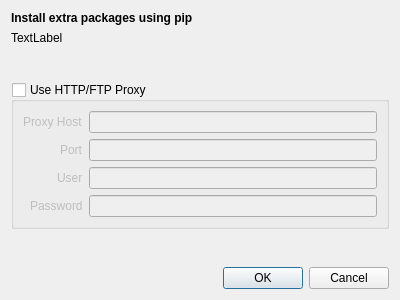
<?xml version="1.0" encoding="UTF-8"?>
<ui version="4.0">
 <class>Dialog</class>
 <widget class="QDialog" name="Dialog">
  <property name="geometry">
   <rect>
    <x>0</x>
    <y>0</y>
    <width>400</width>
    <height>300</height>
   </rect>
  </property>
  <property name="windowTitle">
   <string>INCA Installation</string>
  </property>
  <layout class="QVBoxLayout" name="verticalLayout">
   <item>
    <widget class="QLabel" name="title">
     <property name="font">
      <font>
       <weight>75</weight>
       <bold>true</bold>
      </font>
     </property>
     <property name="text">
      <string>Install extra packages using pip</string>
     </property>
    </widget>
   </item>
   <item>
    <widget class="QLabel" name="message">
     <property name="text">
      <string>TextLabel</string>
     </property>
    </widget>
   </item>
   <item>
    <spacer name="verticalSpacer_2">
     <property name="orientation">
      <enum>Qt::Vertical</enum>
     </property>
     <property name="sizeHint" stdset="0">
      <size>
       <width>20</width>
       <height>40</height>
      </size>
     </property>
    </spacer>
   </item>
   <item>
    <widget class="QGroupBox" name="proxyGroup">
     <property name="title">
      <string>Use HTTP/FTP Proxy</string>
     </property>
     <property name="checkable">
      <bool>true</bool>
     </property>
     <property name="checked">
      <bool>false</bool>
     </property>
     <layout class="QFormLayout" name="formLayout">
      <property name="labelAlignment">
       <set>Qt::AlignRight|Qt::AlignTrailing|Qt::AlignVCenter</set>
      </property>
      <item row="1" column="1">
       <widget class="QLineEdit" name="proxyHost"/>
      </item>
      <item row="2" column="1">
       <widget class="QLineEdit" name="proxyPort"/>
      </item>
      <item row="3" column="1">
       <widget class="QLineEdit" name="proxyUser"/>
      </item>
      <item row="4" column="1">
       <widget class="QLineEdit" name="proxyPass">
        <property name="echoMode">
         <enum>QLineEdit::Password</enum>
        </property>
       </widget>
      </item>
      <item row="1" column="0">
       <widget class="QLabel" name="label_2">
        <property name="text">
         <string>Proxy Host</string>
        </property>
        <property name="alignment">
         <set>Qt::AlignLeading|Qt::AlignLeft|Qt::AlignVCenter</set>
        </property>
       </widget>
      </item>
      <item row="2" column="0">
       <widget class="QLabel" name="label_3">
        <property name="layoutDirection">
         <enum>Qt::LeftToRight</enum>
        </property>
        <property name="text">
         <string>Port</string>
        </property>
        <property name="alignment">
         <set>Qt::AlignLeading|Qt::AlignLeft|Qt::AlignVCenter</set>
        </property>
       </widget>
      </item>
      <item row="3" column="0">
       <widget class="QLabel" name="label_4">
        <property name="text">
         <string>User</string>
        </property>
       </widget>
      </item>
      <item row="4" column="0">
       <widget class="QLabel" name="label_5">
        <property name="text">
         <string>Password</string>
        </property>
       </widget>
      </item>
     </layout>
    </widget>
   </item>
   <item>
    <spacer name="verticalSpacer">
     <property name="orientation">
      <enum>Qt::Vertical</enum>
     </property>
     <property name="sizeHint" stdset="0">
      <size>
       <width>20</width>
       <height>40</height>
      </size>
     </property>
    </spacer>
   </item>
   <item>
    <widget class="QDialogButtonBox" name="buttonBox">
     <property name="orientation">
      <enum>Qt::Horizontal</enum>
     </property>
     <property name="standardButtons">
      <set>QDialogButtonBox::Cancel|QDialogButtonBox::Ok</set>
     </property>
    </widget>
   </item>
  </layout>
 </widget>
 <resources/>
 <connections>
  <connection>
   <sender>buttonBox</sender>
   <signal>accepted()</signal>
   <receiver>Dialog</receiver>
   <slot>accept()</slot>
   <hints>
    <hint type="sourcelabel">
     <x>248</x>
     <y>254</y>
    </hint>
    <hint type="destinationlabel">
     <x>157</x>
     <y>274</y>
    </hint>
   </hints>
  </connection>
  <connection>
   <sender>buttonBox</sender>
   <signal>rejected()</signal>
   <receiver>Dialog</receiver>
   <slot>reject()</slot>
   <hints>
    <hint type="sourcelabel">
     <x>316</x>
     <y>260</y>
    </hint>
    <hint type="destinationlabel">
     <x>286</x>
     <y>274</y>
    </hint>
   </hints>
  </connection>
 </connections>
</ui>
